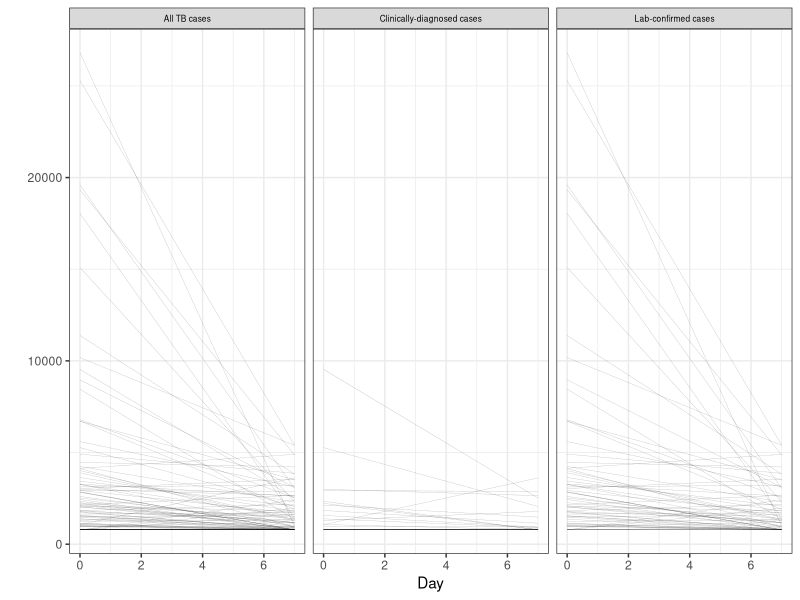
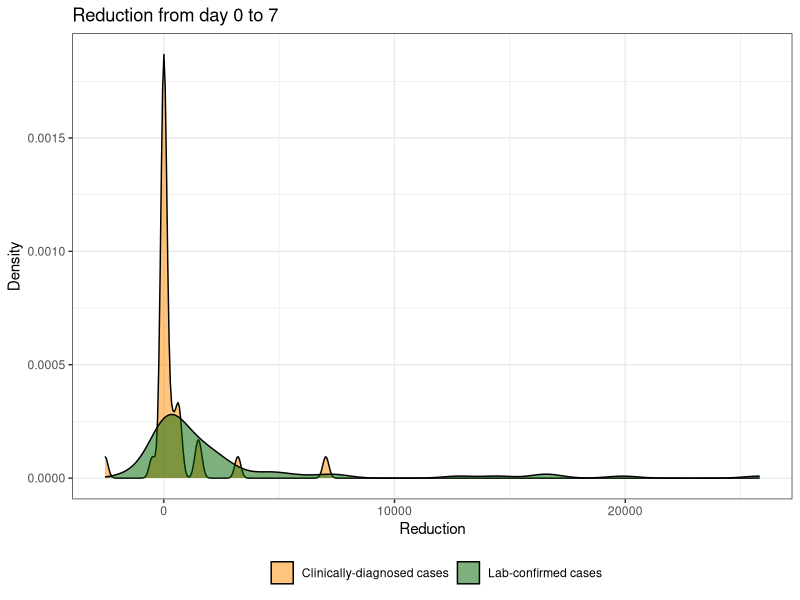
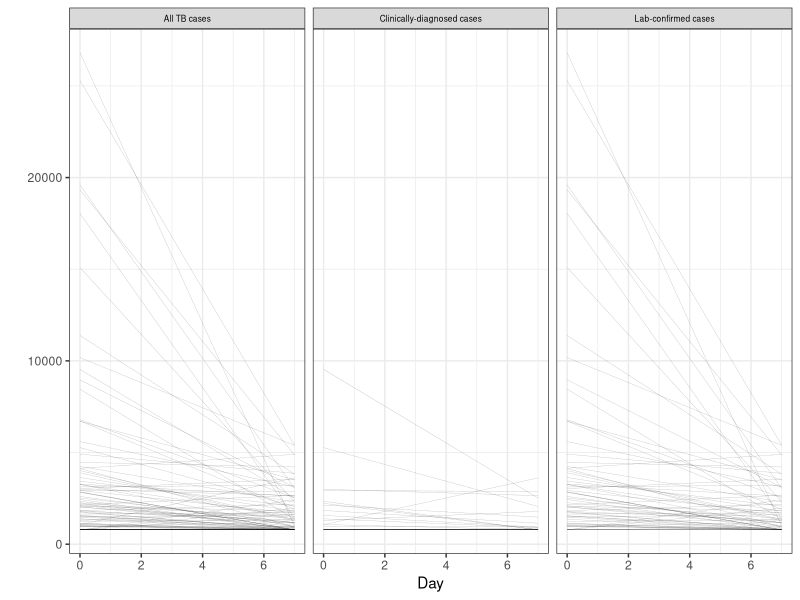

The R script that drew these images, in order:
library(readxl)
library(tidyverse)

# Readin 
df <- read_excel('stupid graph.xlsx')

# Define categories
categories <- c(rep('All TB cases', 3),
                rep('Lab-confirmed cases', 3),
                rep('Clinically-diagnosed cases', 3))

unique_categories <- unique(categories)

counter <- 1
for (i in 1:length(unique_categories)){
  this_category <- unique_categories[i]
  x <- read_excel('stupid graph.xlsx',
                  skip = 1)[, which(categories == this_category)]
  x$category <- this_category
  x$id <- counter:(nrow(x) + counter - 1)
  if(i == 1){
    df <- x
  } else {
    df <- bind_rows(x,
                    df)
  }
}
df <- df %>%
  filter(!is.na(`Day 0`))

# Gather
df <- gather(df,
             day, 
             value,
             `Day 0` : `Day 60`)
df$day <- as.numeric(gsub('Day ', '', df$day))

# Plot
ggplot(data = df %>%
         filter(day <= 7),
       aes(x = day,
           y = value,
           group = id)) +
  geom_line(lwd = 0.1,
            alpha = 0.3) +
  facet_wrap(~category, ncol = 3) +
  theme_bw() +
  xlab('Day') +
  ylab('') +
  theme(strip.text.x = element_text(size = 6, 
                                    colour = "black", 
                                    angle = 0))

ggsave('plot.pdf')

# Statistical test for lab vs clinic
model_data <- df %>%
  filter(day <= 7,
         category != 'All TB cases') %>%
  arrange(day) %>%
  mutate(cat_id = paste0(category, '_', id)) %>%
  group_by(cat_id) %>%
  summarise(reduction = value[day == 0] - value[day == 7],
            category = first(category))

ggplot(data = model_data,
       aes(x= reduction,
           group = category,
           fill = category)) +
  geom_density(alpha = 0.5) +
  theme_bw() +
  theme(legend.position="bottom") +
  scale_fill_manual(name = '',
                    values = c('darkorange', 'darkgreen')) +
  labs(x = 'Reduction',
       y = 'Density',
       title = 'Reduction from day 0 to 7')

t.test(x = model_data$reduction[model_data$category == 'Clinically-diagnosed cases'],
       y = model_data$reduction[model_data$category == 'Lab-confirmed cases'])

fit <- lm(reduction ~  category,
          data = model_data)
summary(fit)
